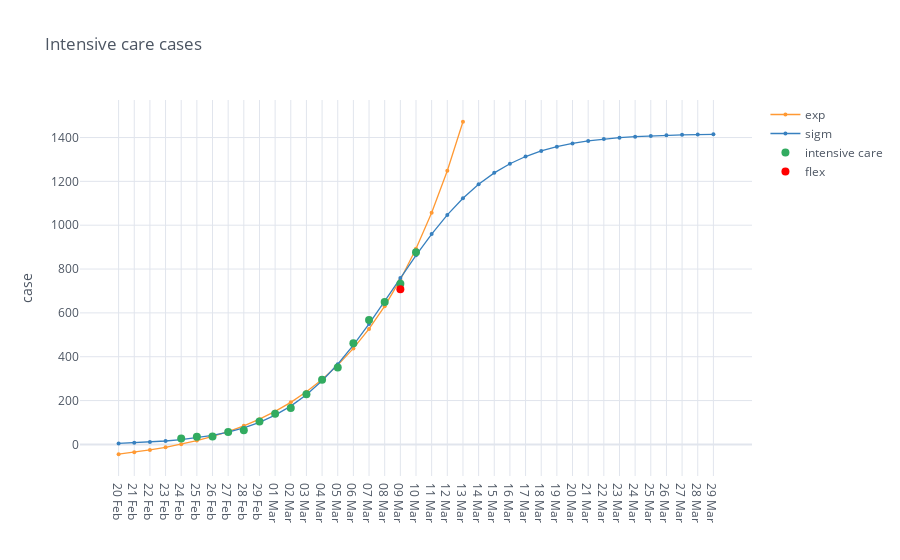

The notebook cell this image was saved under:
### Code cell
fig = df_final[['exp', 'sigm', 'intensive care']].iplot(theme="white", title="Intensive care cases", size=4, yTitle='case', mode='lines+markers', asFigure=True)
fig.data[2].mode='markers'
fig.data[2].marker.size = 8
fig.add_trace(go.Scatter(x=[dt.day_of_year_to_string(round(flex[0]))], y=[flex[1]], name='flex', mode="markers"))
fig.data[3].marker.size = 8
fig.data[3].marker.color = 'rgba(255, 0, 0, 125)'
fig.show()

### Figure 1 — Plotly figure (JSON) as saved in the notebook; plotly's stock layout.template omitted (floating-point values rounded to 4 significant figures)
{"data": [{"line": {"color": "rgba(255, 153, 51, 1.0)", "dash": "solid", "shape": "linear", "width": 1.3}, "marker": {"size": 4, "symbol": "circle"}, "mode": "lines+markers", "name": "exp", "text": "", "type": "scatter", "x": ["20 Feb", "21 Feb", "22 Feb", "23 Feb", "24 Feb", "25 Feb", "26 Feb", "27 Feb", "28 Feb", "29 Feb", "01 Mar", "02 Mar", "03 Mar", "04 Mar", "05 Mar", "06 Mar", "07 Mar", "08 Mar", "09 Mar", "10 Mar", "11 Mar", "12 Mar", "13 Mar", "14 Mar", "15 Mar", "16 Mar", "17 Mar", "18 Mar", "19 Mar", "20 Mar", "21 Mar", "22 Mar", "23 Mar", "24 Mar", "25 Mar", "26 Mar", "27 Mar", "28 Mar", "29 Mar"], "y": [-44.71, -35.81, -25.43, -13.33, 0.7799, 17.23, 36.4, 58.75, 84.82, 115.2, 150.6, 191.9, 240.1, 296.2, 361.6, 437.9, 526.9, 630.6, 751.5, 892.4, 1057.0, 1248.0, 1472.0, "", "", "", "", "", "", "", "", "", "", "", "", "", "", "", ""]}, {"line": {"color": "rgba(55, 128, 191, 1.0)", "dash": "solid", "shape": "linear", "width": 1.3}, "marker": {"size": 4, "symbol": "circle"}, "mode": "lines+markers", "name": "sigm", "text": "", "type": "scatter", "x": ["20 Feb", "21 Feb", "22 Feb", "23 Feb", "24 Feb", "25 Feb", "26 Feb", "27 Feb", "28 Feb", "29 Feb", "01 Mar", "02 Mar", "03 Mar", "04 Mar", "05 Mar", "06 Mar", "07 Mar", "08 Mar", "09 Mar", "10 Mar", "11 Mar", "12 Mar", "13 Mar", "14 Mar", "15 Mar", "16 Mar", "17 Mar", "18 Mar", "19 Mar", "20 Mar", "21 Mar", "22 Mar", "23 Mar", "24 Mar", "25 Mar", "26 Mar", "27 Mar", "28 Mar", "29 Mar"], "y": [4.631, 7.246, 10.76, 15.46, 21.75, 30.14, 41.3, 56.05, 75.44, 100.7, 133.3, 174.8, 226.7, 290.1, 365.6, 452.7, 549.6, 653.1, 759.0, 862.6, 959.7, 1047.0, 1123.0, 1187.0, 1239.0, 1281.0, 1313.0, 1339.0, 1358.0, 1373.0, 1384.0, 1393.0, 1399.0, 1404.0, 1407.0, 1410.0, 1412.0, 1414.0, 1415.0]}, {"line": {"color": "rgba(50, 171, 96, 1.0)", "dash": "solid", "shape": "linear", "width": 1.3}, "marker": {"size": 8, "symbol": "circle"}, "mode": "markers", "name": "intensive care", "text": "", "type": "scatter", "x": ["20 Feb", "21 Feb", "22 Feb", "23 Feb", "24 Feb", "25 Feb", "26 Feb", "27 Feb", "28 Feb", "29 Feb", "01 Mar", "02 Mar", "03 Mar", "04 Mar", "05 Mar", "06 Mar", "07 Mar", "08 Mar", "09 Mar", "10 Mar", "11 Mar", "12 Mar", "13 Mar", "14 Mar", "15 Mar", "16 Mar", "17 Mar", "18 Mar", "19 Mar", "20 Mar", "21 Mar", "22 Mar", "23 Mar", "24 Mar", "25 Mar", "26 Mar", "27 Mar", "28 Mar", "29 Mar"], "y": ["", "", "", "", 27.0, 35.0, 36.0, 56.0, 64.0, 105.0, 140.0, 166.0, 229.0, 295.0, 351.0, 462.0, 567.0, 650.0, 733.0, 877.0, "", "", "", "", "", "", "", "", "", "", "", "", "", "", "", "", "", "", ""]}, {"marker": {"color": "rgba(255, 0, 0, 125)", "size": 8}, "mode": "markers", "name": "flex", "type": "scatter", "x": ["09 Mar"], "y": [707.4]}], "layout": {"legend": {"bgcolor": "#FFFFFF", "font": {"color": "#4D5663"}}, "paper_bgcolor": "#FFFFFF", "plot_bgcolor": "#FFFFFF", "title": {"font": {"color": "#4D5663"}, "text": "Intensive care cases"}, "xaxis": {"gridcolor": "#E1E5ED", "showgrid": true, "tickfont": {"color": "#4D5663"}, "title": {"font": {"color": "#4D5663"}, "text": ""}, "zerolinecolor": "#E1E5ED"}, "yaxis": {"gridcolor": "#E1E5ED", "showgrid": true, "tickfont": {"color": "#4D5663"}, "title": {"font": {"color": "#4D5663"}, "text": "case"}, "zerolinecolor": "#E1E5ED"}}}
